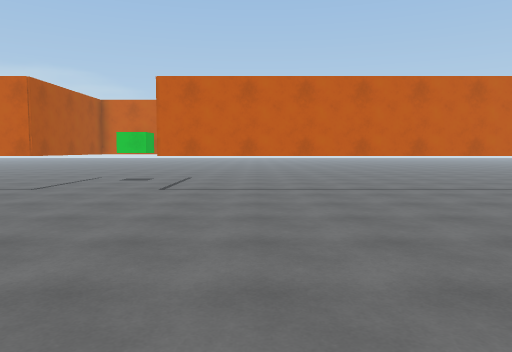
View 1 (above)

20 first-person views from a walk through a 3-D level made in the Unity game engine. The camera is 1.4 m above the floor, tilts 4° down and sees 70° across. The floor is counted in squares, 1 m on a side. Each view is taken from the middle of a square. On the plan, view 1 faces up. The plan holds only what a view shows up to about 16 squares ahead; the rest is blank. The place goes on beyond the plan. Surface patterns are stand-ins for the level's own textures.

View 2
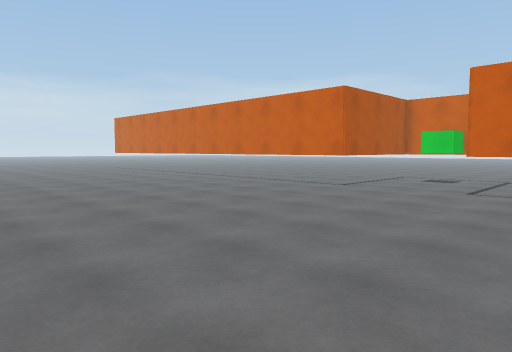

View 3
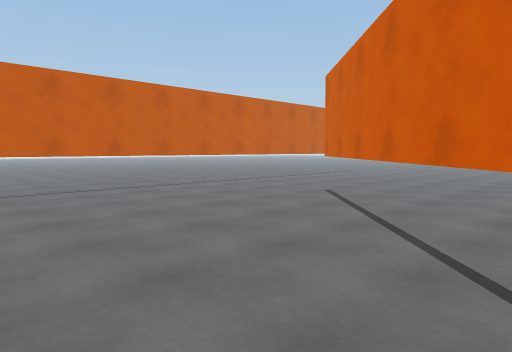

View 4
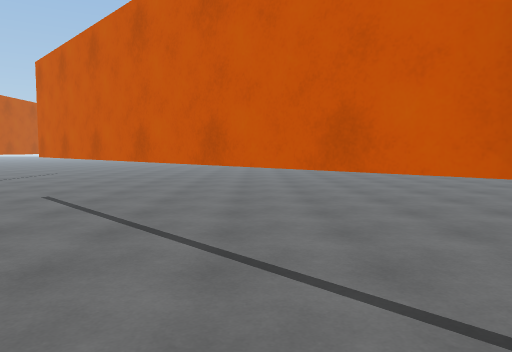

View 5
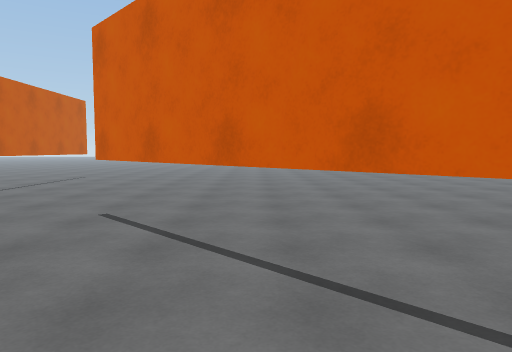

View 6
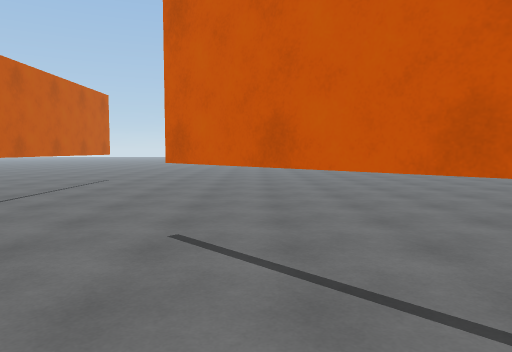

View 7
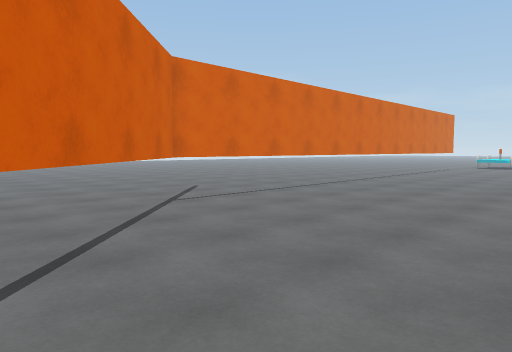

View 8
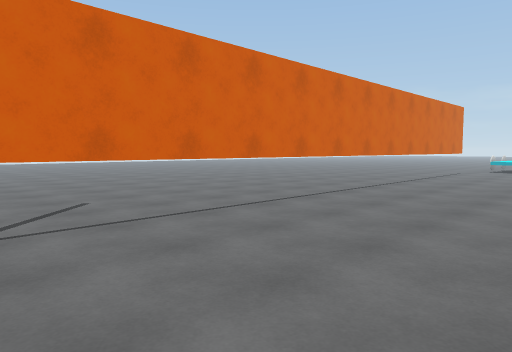

View 9
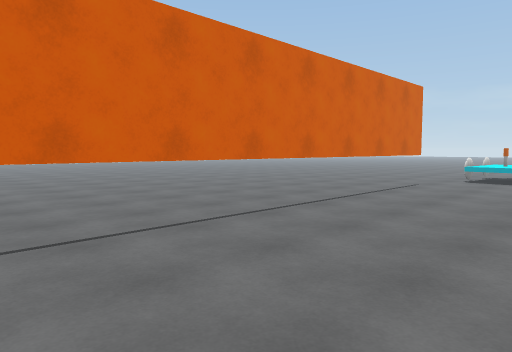

View 10
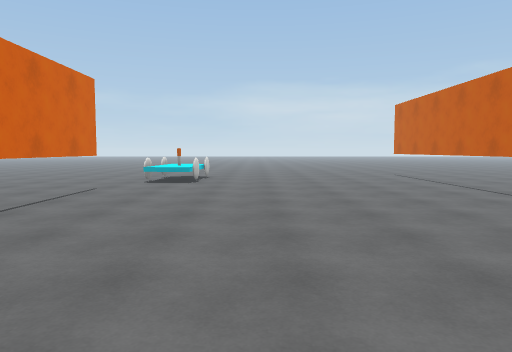

View 11
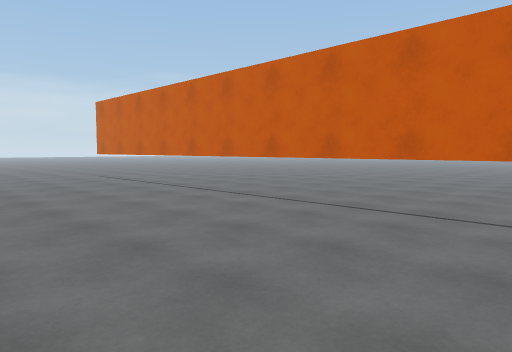

View 12
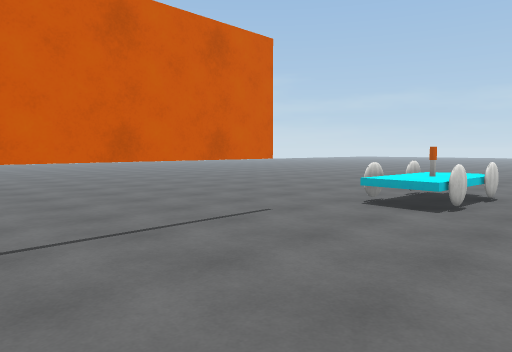

View 13
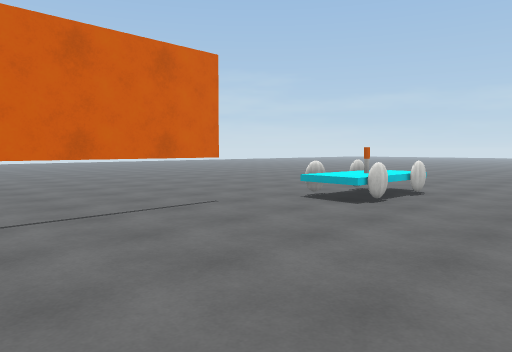

View 14
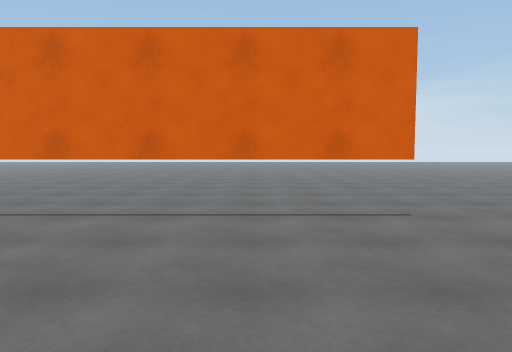

View 15
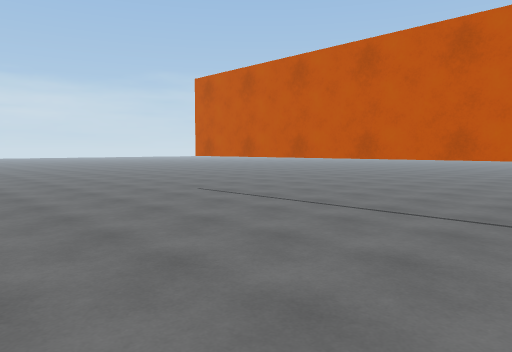

View 16
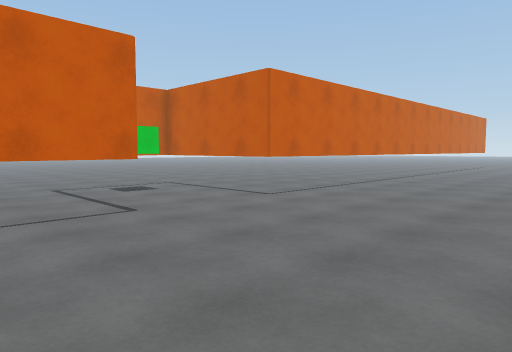

View 17
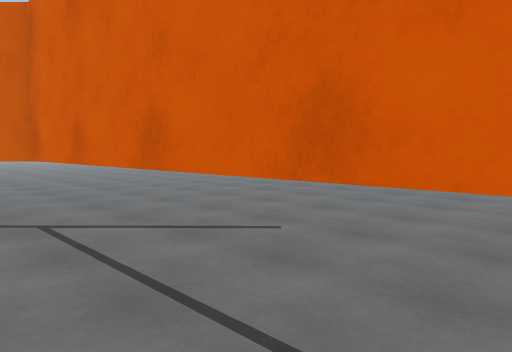

View 18
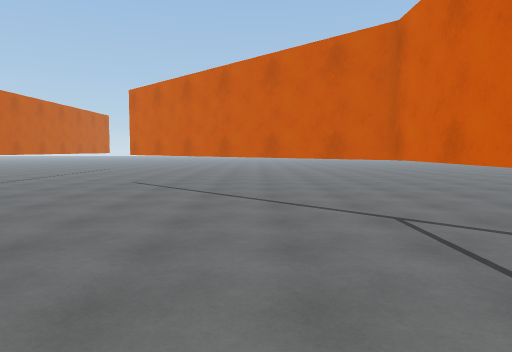

View 19
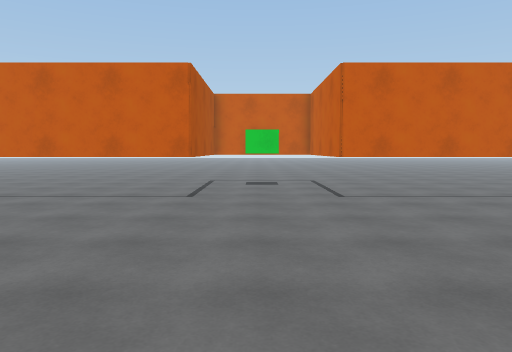

View 20
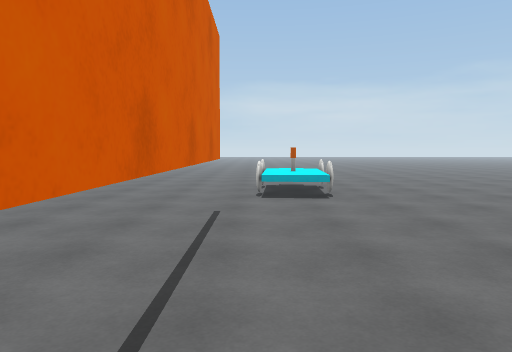

### Floor plan
Key: @ floor where view 1 was taken; # wall or solid block; . floor; T thing the floor can be seen under or through; O other object.
Columns run from 28 left of view 1 to 20 right of it. Each row starts with its distance up from view 1.
 18  ........ ..........T.OO.#.......
 17 ....................T.OO.#........
 16 ....................T....T.............        ..
 15 ....................T....T.............       ...
 14 ....................T....T.............     .....
 13 TTTTTTTTTTTTTTTTTTTTT....TTTTTTTTTTTTTT#   TTTTTT
 12 ........................................ ........
 11 .................................................
 10 .................................................
  9 .................................................
  8 .................................................
  7 ......................................TT.........
  6 .....................................TT..........
  5 ....................................TT...........
  4 ...................................TT............
  3 ..................................TT.............
  2 OOOOO............................TT..............
  1 OOOOO...........................TT...............
  0 .OOOO.......................@..TT................
 -1 .......TTTTTTTTTTTTTTTTTTTTTTTTT.................
 -2 .............................  ..................
 -3 ............................  ...................
 -4 ............................ ....................
 -5 ................................................
 -6 ................................................
 -7 ..................... .......................
 -8 .....................  ................. ....

Where each view was taken, in squares from view 1:
view 1: 0 up, 0 right, facing up
view 2: 0 up, 0 right, facing up-left
view 3: 0 up, 0 right, facing up-right
view 4: 1 up, 0 right, facing right
view 5: 4 up, 3 right, facing right
view 6: 6 up, 5 right, facing right
view 7: 8 up, 8 right, facing down-left
view 8: 6 up, 3 right, facing down-left
view 9: 5 up, 6 left, facing down-left
view 10: 5 up, 8 left, facing left
view 11: 5 up, 9 left, facing up-left
view 12: 5 up, 15 left, facing down-left
view 13: 7 up, 15 left, facing down-left
view 14: 7 up, 18 left, facing down
view 15: 5 up, 18 left, facing up-left
view 16: 5 up, 12 left, facing up-right
view 17: 1 up, 5 left, facing down-right
view 18: 2 up, 5 left, facing right
view 19: 2 up, 6 left, facing up
view 20: 0 up, 13 left, facing left
